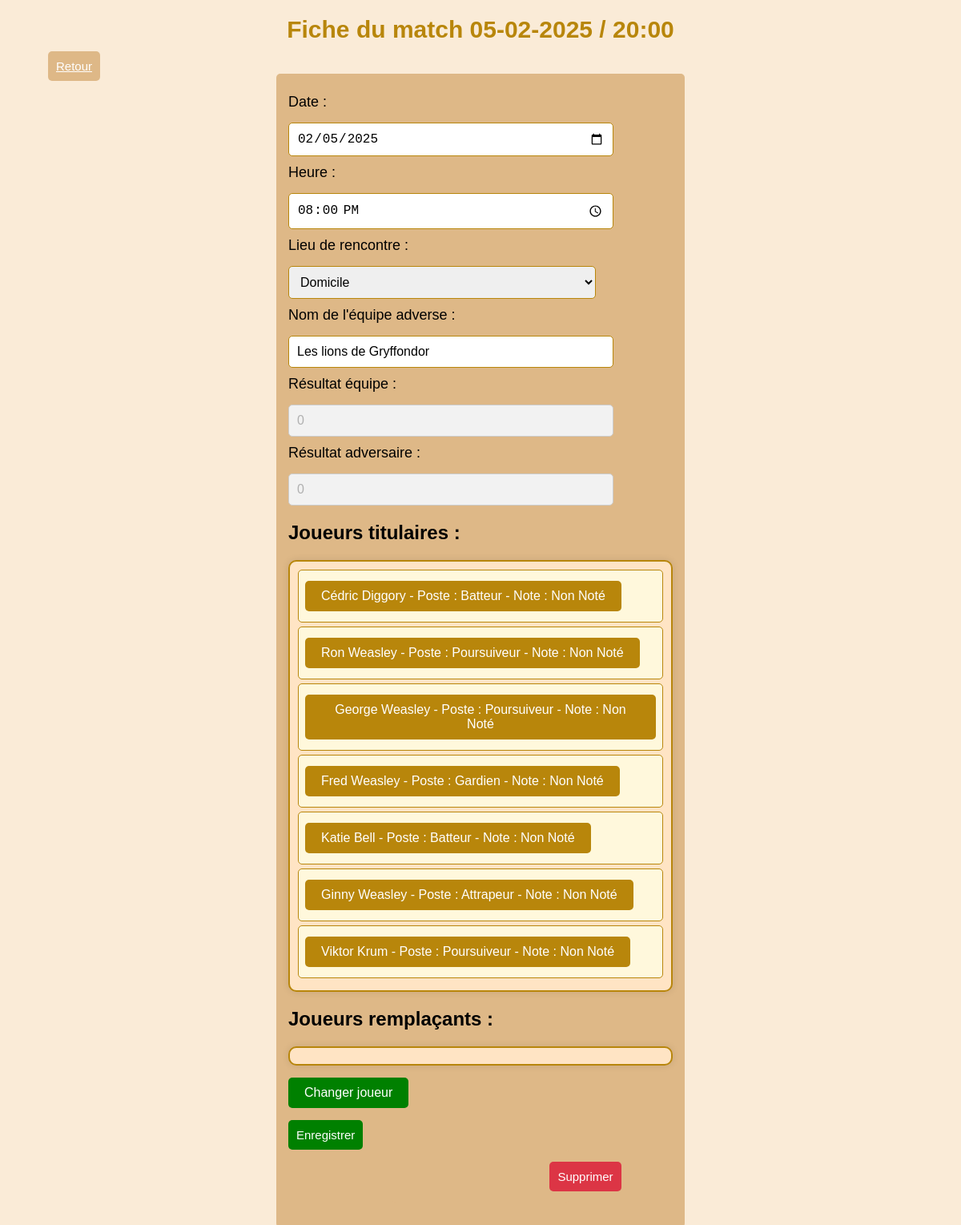
Page /php/pages/FicheMatch.php?id=77 on the committed database.
### tables this page shows
CREATE TABLE IF NOT EXISTS Match_(
   Id_Match INT AUTO_INCREMENT,
   Date_Match DATE,
   Heure TIME,
   Nom_Equipe_Adverse VARCHAR(30) ,
   Lieu_Rencontre ENUM('Domicile', 'Extérieur') DEFAULT 'Domicile',
   Resultat_Equipe INT,
   Resultat_Equipe_Adverse INT,
   PRIMARY KEY(Id_Match)
);

CREATE TABLE IF NOT EXISTS Participer(
   Numero_licence INT,
   Id_Match INT,
   Titulaire BOOLEAN,
   Evaluation DECIMAL(3,2),
   Poste VARCHAR(15) ,
   PRIMARY KEY(Numero_licence, Id_Match),
   FOREIGN KEY(Numero_licence) REFERENCES Joueur(Numero_licence),
   FOREIGN KEY(Id_Match) REFERENCES Match_(Id_Match)
);

CREATE TABLE IF NOT EXISTS Joueur(
   Numero_licence INT ,
   Nom VARCHAR(30) ,
   Prenom VARCHAR(30) ,
   Date_naissance DATE,
   Taille DECIMAL(4,1)  ,
   Poids DECIMAL(4,1)  ,
   Statut ENUM('Actif', 'Blessé', 'Suspendu', 'Absent') DEFAULT 'Actif',
   Photo VARCHAR(51),
   PRIMARY KEY(Numero_licence)
);

### php/requetesSql.php (called while the page is built, shortened)
<?php
        $select_match_spec="SELECT * FROM Match_ WHERE Id_Match = ?";
        $select_joueurs_match="SELECT p.Numero_Licence, j.Nom, j.Prenom, p.Titulaire, p.Poste, p.Evaluation FROM Participer p
                               INNER JOIN Joueur j ON p.Numero_Licence = j.Numero_Licence WHERE p.Id_Match = ? AND p.Poste IS NOT NULL";
?>

### php/pages/FicheMatch.php (the view, shortened to what this page needs)
<?php
require('../requetesSql.php');
global $linkpdo;
$errorMessage = '';
$id = null;
if (isset($_GET['id'])) {
    $id = $_GET['id'];
} else {
    $errorMessage = 'Erreur : Aucun ID de match spécifié.';
}
if (empty($errorMessage) && $id) {
    $stmt = $linkpdo->prepare($select_match_spec);
    $stmt->execute([$id]);
    $match = $stmt->fetch(PDO::FETCH_ASSOC);
}
if (empty($errorMessage)) {
    $match['Resultat_Equipe'] = $match['Resultat_Equipe'] ?? 0;
    $match['Resultat_Equipe_Adverse'] = $match['Resultat_Equipe_Adverse'] ?? 0;
    $dateMatch = new DateTime($match['Date_Match']);
    $dateActuelle = new DateTime();
    $isDateDansLePasse = $dateMatch < $dateActuelle;
    $dateHeureFicheMatch = new DateTime($match['Date_Match'] . ' ' . $match['Heure']);
    $formatDateHeure = $dateHeureFicheMatch->format('d-m-Y / H:i');
    $stmt = $linkpdo->prepare($select_joueurs_match);
    $stmt->execute([$id]);
    $joueurs = $stmt->fetchAll(PDO::FETCH_ASSOC);
    $titulaires = [];
    $remplacants = [];
    foreach ($joueurs as $joueur) {
        if ($joueur['Titulaire'] == 1) {
            $titulaires[] = $joueur;
        } else {
            $remplacants[] = $joueur;
        }
    }
}
?>
<!DOCTYPE html>
<html lang="fr">
<head>
    <link href="../css/FicheMatch.css" rel="stylesheet">
</head>
<body>
<h1>Fiche du match <?= htmlspecialchars($formatDateHeure); ?></h1>
<a class="return" href="PageMatch.php">Retour</a>
<form method="POST">
    <label for="Date_Match">Date :</label>
    <input type="date" id="Date_Match" name="Date_Match" value="<?= htmlspecialchars($match['Date_Match']); ?>" class="<?= $isDateDansLePasse ? 'grise' : ''; ?>" <?= $isDateDansLePasse ? 'readonly' : ''; ?> required>
    <label for="Heure">Heure :</label>
    <input type="time" id="Heure" name="Heure" value="<?= htmlspecialchars($match['Heure']); ?>" class="<?= $isDateDansLePasse ? 'grise' : ''; ?>" <?= $isDateDansLePasse ? 'readonly' : ''; ?> required>
    <label for="Lieu_rencontre">Lieu de rencontre :</label>
    <select id="Lieu_rencontre" name="Lieu_rencontre" class="<?= $isDateDansLePasse ? 'grise' : ''; ?>" <?= $isDateDansLePasse ? 'disabled' : ''; ?> required>
        <option value="Domicile" <?= $match['Lieu_Rencontre'] === 'Domicile' ? 'selected' : ''; ?>>Domicile</option>
    </select>
    <label for="Nom_Equipe_Adverse">Nom de l'équipe adverse :</label>
    <input type="text" id="Nom_Equipe_Adverse" name="Nom_Equipe_Adverse" value="<?= htmlspecialchars($match['Nom_Equipe_Adverse']); ?>" class="<?= $isDateDansLePasse ? 'grise' : ''; ?>" <?= $isDateDansLePasse ? 'readonly' : ''; ?> required>
    <label for="Resultat_Equipe">Résultat équipe :</label>
    <input type="number" id="Resultat_Equipe" name="Resultat_Equipe" value="<?= htmlspecialchars($match['Resultat_Equipe_Adverse'] ?? 0); ?>" class="<?= !$isDateDansLePasse ? 'grise' : ''; ?>" <?= !$isDateDansLePasse ? 'readonly' : ''; ?> required>
    <label for="Resultat_Equipe_Adverse">Résultat adversaire :</label>
    <input type="number" id="Resultat_Equipe_Adverse" name="Resultat_Equipe_Adverse" value="<?= htmlspecialchars($match['Resultat_Equipe_Adverse'] ?? 0); ?>" class="<?= !$isDateDansLePasse ? 'grise' : ''; ?>" <?= !$isDateDansLePasse ? 'readonly' : ''; ?> required>
    <h2>Joueurs titulaires :</h2>
<div class="joueurs-list">
    <ul>
        <?php foreach ($titulaires as $joueur): ?>
            <li>
                <a href="FicheEvaluation.php?id=<?= $joueur['Numero_Licence']; ?>&id_match=<?= $match['Id_Match']; ?>" class="joueur-btn">
                    <?= htmlspecialchars($joueur['Prenom'] . ' ' . $joueur['Nom']) . ' - Poste : ' . htmlspecialchars($joueur['Poste']) . ' - Note : ' . (isset($joueur['Evaluation']) ? htmlspecialchars($joueur['Evaluation']) : 'Non Noté'); ?>
                </a>
            </li>
        <?php endforeach; ?>
    </ul>
</div>
<h2>Joueurs remplaçants :</h2>
<div class="joueurs-list">
    <ul>
    </ul>
    <button type="button"
        onclick="window.location.href='ajouterMatchJoueur.php?Id_Match=<?= htmlspecialchars($id); ?>'"
        <?= $isDateDansLePasse ? 'disabled' : ''; ?>
        class="<?= $isDateDansLePasse ? 'disabled-btn' : ''; ?>">
    Changer joueur
    </button>
</div>
<div class="actions">
    <form method="POST">
        <button type="save" name="enregistrer">Enregistrer</button>
    </form>
    <form method="POST">
        <button type="submit" onclick="return confirm('Êtes-vous sûr de vouloir supprimer ce match ?');">Supprimer</button>
    </form>
</div>
</body>
</html>

### php/css/FicheMatch.css (style rules this page uses)
body { font-family: Arial, sans-serif; background-color: antiquewhite; margin: 0; padding: 0; }
h1 { text-align: center; font-size: 30px; font-weight: bold; color: darkgoldenrod; margin-top: 20px; }
ul { list-style-type: none; padding: 10px; margin: 15px 0; background-color: bisque; border-radius: 10px; border: 2px solid darkgoldenrod; box-shadow: 0 0 10px rgba(0, 0, 0, 0.1); }
ul li { padding: 8px; margin-bottom: 5px; background-color: #fff8dc; border-radius: 5px; border: 1px solid darkgoldenrod; }
form { width: 40%; margin: 0 auto; padding: 15px; background-color: burlywood; border-radius: 5px; margin-bottom: 15px; }
form label { display: block; margin: 10px 0; font-size: 18px; }
form input, form select, form textarea { width: 80%; padding: 10px; font-size: 16px; margin-top: 5px; border: 1px solid darkgoldenrod; border-radius: 5px; }
.return { padding: 10px; background-color: burlywood; color: white; border: none; cursor: pointer; border-radius: 5px; font-size: 15px; margin-left:5%; transition: background-color 0.2s ease; }
form button[type="submit"] { padding: 10px 10px; background-color: #dc3545; color: white; border: none; cursor: pointer; border-radius: 5px; transition: background-color 0.2s ease; font-size: 15px; margin-left: 95%; }
form button[type="save"] { padding: 10px 10px; background-color: green; color: white; border: none; cursor: pointer; border-radius: 5px; transition: background-color 0.2s ease; font-size: 15px; margin-top: 15px; }
input[readonly], input[disabled], select[disabled], textarea[readonly] { background-color: #f2f2f2; color: #b0b0b0; cursor: not-allowed; border: 1px solid #ccc; }
.grise { background-color: #f2f2f2; color: #b0b0b0; cursor: not-allowed; }
.joueur-btn { display: inline-block; padding: 10px 20px; margin: 5px 0; font-size: 16px; color: #ffffff; background-color: darkgoldenrod; text-decoration: none; text-align: center; border-radius: 5px; border: none; cursor: pointer; transition: background-color 0.3s ease; }
button { padding: 10px 20px; background-color: green; color: white; border: none; border-radius: 5px; cursor: pointer; font-size: 16px; transition: background-color 0.3s, transform 0.3s; }

### rows in the picture
match_: formatDateHeure "05-02-2025 / 20:00", Date_Match "02/05/2025", Heure "20:00:00", Lieu_rencontre "Domicile", Nom_Equipe_Adverse "Les lions de Gryffondor", Resultat_Equipe "0", Resultat_Equipe_Adverse "0"
participer: Numero_licence.Nom "Cédric Diggory", Poste "Batteur", shows "Non Noté"
participer: Numero_licence.Nom "Ron Weasley", Poste "Poursuiveur", shows "Non Noté"
participer: Numero_licence.Nom "George Weasley", Poste "Poursuiveur", shows "Non Noté"
participer: Numero_licence.Nom "Fred Weasley", Poste "Gardien", shows "Non Noté"
participer: Numero_licence.Nom "Katie Bell", Poste "Batteur", shows "Non Noté"
participer: Numero_licence.Nom "Ginny Weasley", Poste "Attrapeur", shows "Non Noté"
participer: Numero_licence.Nom "Viktor Krum", Poste "Poursuiveur", shows "Non Noté"
